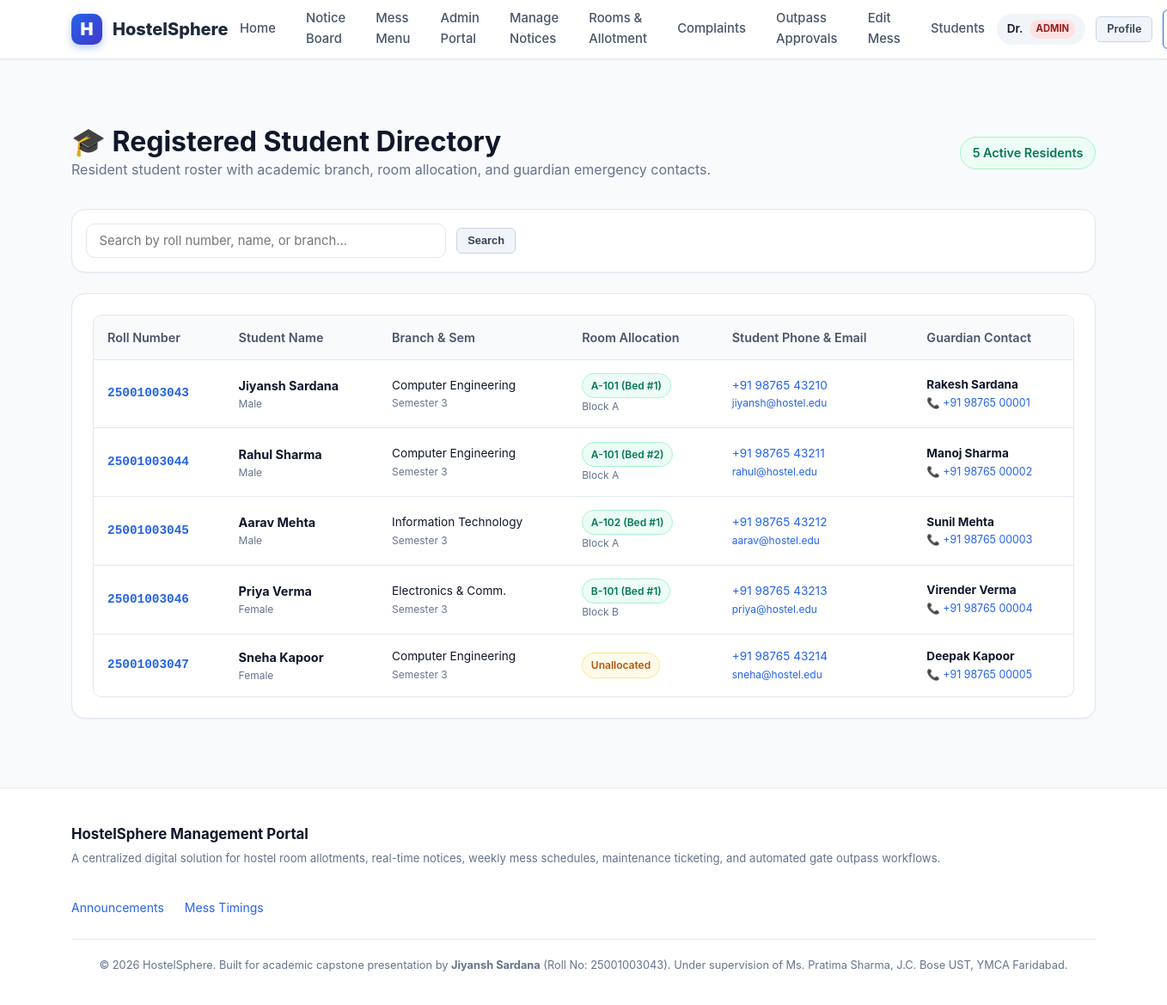
/admin/students (signed in), run on the app's committed database.
### tables this page shows
CREATE TABLE users (
    id INTEGER PRIMARY KEY AUTOINCREMENT,
    username TEXT UNIQUE NOT NULL,           -- Roll number for students or 'admin' for warden
    full_name TEXT NOT NULL,
    email TEXT UNIQUE NOT NULL,
    password_hash TEXT NOT NULL,
    role TEXT NOT NULL CHECK(role IN ('student', 'admin')),
    phone TEXT,
    guardian_name TEXT,
    guardian_phone TEXT,
    branch TEXT,                             -- e.g., 'Computer Engineering'
    semester INTEGER,                        -- e.g., 3
    gender TEXT CHECK(gender IN ('Male', 'Female', 'Other')),
    created_at TIMESTAMP DEFAULT CURRENT_TIMESTAMP
);

CREATE TABLE room_allotments (
    id INTEGER PRIMARY KEY AUTOINCREMENT,
    user_id INTEGER NOT NULL UNIQUE,         -- One active room per student
    room_id INTEGER NOT NULL,
    bed_number INTEGER NOT NULL,             -- Bed 1, Bed 2, etc.
    allotted_date DATE DEFAULT (DATE('now')),
    status TEXT DEFAULT 'Active' CHECK(status IN ('Active', 'Vacated')),
    FOREIGN KEY (user_id) REFERENCES users(id) ON DELETE CASCADE,
    FOREIGN KEY (room_id) REFERENCES rooms(id) ON DELETE CASCADE
);

CREATE TABLE rooms (
    id INTEGER PRIMARY KEY AUTOINCREMENT,
    room_number TEXT UNIQUE NOT NULL,        -- e.g., 'A-101', 'B-204'
    block TEXT NOT NULL,                     -- e.g., 'Block A', 'Block B'
    floor INTEGER NOT NULL,                  -- e.g., 1, 2, 3
    capacity INTEGER NOT NULL DEFAULT 2,     -- Max bed capacity
    room_type TEXT DEFAULT 'Non-AC' CHECK(room_type IN ('AC', 'Non-AC')),
    monthly_rent REAL DEFAULT 4500.0,
    status TEXT DEFAULT 'Available' CHECK(status IN ('Available', 'Occupied', 'Maintenance')),
    description TEXT
);

### app.py (the view)
@app.route('/admin/students')
@admin_required
def admin_students():
    search = request.args.get('search', '').strip()
    sql = """
        SELECT u.*,
               r.room_number, r.block, ra.bed_number, ra.id as allotment_id
        FROM users u
        LEFT JOIN room_allotments ra ON u.id = ra.user_id AND ra.status = 'Active'
        LEFT JOIN rooms r ON ra.room_id = r.id
        WHERE u.role = 'student'
    """
    params = []
    if search:
        sql += " AND (u.full_name LIKE ? OR u.username LIKE ? OR u.branch LIKE ?)"
        wildcard = f"%{search}%"
        params.extend([wildcard, wildcard, wildcard])
    sql += " ORDER BY u.username ASC"
    students_list = query_db(sql, params)
    return render_template('admin_students.html', students=students_list, search=search)

### app.py (called while the page is built)
@app.context_processor
def inject_globals():
    user = None
    if 'user_id' in session:
        user = query_db("SELECT * FROM users WHERE id = ?", (session['user_id'],), one=True)
    days = ['Monday', 'Tuesday', 'Wednesday', 'Thursday', 'Friday', 'Saturday', 'Sunday']
    today_name = datetime.datetime.now().strftime('%A')
    return {
        'current_user': user,
        'current_year': datetime.datetime.now().year,
        'days_of_week': days,
        'today_name': today_name
    }

def admin_required(f):
    @wraps(f)
    def decorated_function(*args, **kwargs):
        if 'user_id' not in session:
            flash("Administrator login required.", "warning")
            return redirect(url_for('login', next=request.path))
        if session.get('role') != 'admin':
            flash("Access denied: Administrative privileges required.", "danger")
            return redirect(url_for('student_dashboard'))
        return f(*args, **kwargs)
    return decorated_function

### database.py (called while the page is built)
def get_db():
    db = getattr(g, '_database', None)
    if db is None:
        db = g._database = sqlite3.connect(DATABASE)
        db.row_factory = sqlite3.Row
        db.execute("PRAGMA foreign_keys = ON")
    return db

def close_connection(exception):
    db = getattr(g, '_database', None)
    if db is not None:
        db.close()

def query_db(query, args=(), one=False):
    cur = get_db().execute(query, args)
    rv = cur.fetchall()
    cur.close()
    return (rv[0] if rv else None) if one else rv

### templates/admin_students.html (shortened to what this page needs)
{% extends 'base.html' %}
{% block content %}
<div style="display: flex; justify-content: space-between; align-items: center; margin-bottom: 2rem; flex-wrap: wrap; gap: 1rem;">
  <div>
    <h1>🎓 Registered Student Directory</h1>
    <p style="color: var(--text-muted); margin: 0;">
      Resident student roster with academic branch, room allocation, and guardian emergency contacts.
    </p>
  </div>
  <span class="badge badge-approved" style="font-size: 0.9rem; padding: 0.4rem 0.85rem;">
    {{ students|length }} Active Residents
  </span>
</div>
<div class="card" style="padding: 1rem; margin-bottom: 1.5rem;">
  <form method="GET" action="{{ url_for('admin_students') }}" style="display: flex; gap: 0.75rem; align-items: center; max-width: 500px;">
    <input type="text" name="search" class="form-control" placeholder="Search by roll number, name, or branch..." value="{{ search }}">
    <button type="submit" class="btn btn-secondary btn-sm">Search</button>
  </form>
</div>
<div class="card">
  {% if students %}
    <div class="table-responsive">
      <table class="table">
        <thead>
          <tr>
            <th>Roll Number</th>
            <th>Student Name</th>
            <th>Branch & Sem</th>
            <th>Room Allocation</th>
            <th>Student Phone & Email</th>
            <th>Guardian Contact</th>
          </tr>
        </thead>
        <tbody>
          {% for s in students %}
            <tr>
              <td style="font-family: monospace; font-weight: 700; color: var(--primary);">
                {{ s.username }}
              </td>
              <td>
                <strong>{{ s.full_name }}</strong>
                <div style="font-size: 0.75rem; color: var(--text-muted);">{{ s.gender or 'N/A' }}</div>
              </td>
              <td style="font-size: 0.85rem;">
                {{ s.branch }}
                <div style="font-size: 0.75rem; color: var(--text-muted);">Semester {{ s.semester }}</div>
              </td>
              <td>
                {% if s.room_number %}
                  <span class="badge badge-available">
                    {{ s.room_number }} (Bed #{{ s.bed_number }})
                  </span>
                  <div style="font-size: 0.75rem; color: var(--text-muted);">{{ s.block }}</div>
                {% else %}
                  <span class="badge badge-pending">Unallocated</span>
                {% endif %}
              </td>
              <td style="font-size: 0.85rem;">
                <div><a href="tel:{{ s.phone }}">{{ s.phone or 'No phone' }}</a></div>
                <div style="font-size: 0.75rem; color: var(--text-muted);"><a href="mailto:{{ s.email }}">{{ s.email }}</a></div>
              </td>
              <td style="font-size: 0.85rem;">
                <div><strong>{{ s.guardian_name or 'N/A' }}</strong></div>
                {% if s.guardian_phone %}
                  <div style="font-size: 0.775rem;"><a href="tel:{{ s.guardian_phone }}">📞 {{ s.guardian_phone }}</a></div>
                {% endif %}
              </td>
            </tr>
          {% endfor %}
        </tbody>
      </table>
    </div>
  {% else %}
    <p style="text-align: center; color: var(--text-muted); padding: 3rem 0; margin: 0;">
      No student records found.
    </p>
  {% endif %}
</div>
{% endblock %}

### templates/base.html (shortened to what this page needs)
<!DOCTYPE html>
<html lang="en">
<head>
  <link rel="stylesheet" href="{{ url_for('static', filename='css/style.css') }}">
</head>
<body>
  <header class="navbar">
    <div class="container">
      <a href="{{ url_for('index') }}" class="brand-link">
        <div class="brand-icon">H</div>
        <span>HostelSphere</span>
      </a>
      <nav>
        <ul class="nav-links">
          <li class="nav-item"><a href="{{ url_for('index') }}">Home</a></li>
          <li class="nav-item"><a href="{{ url_for('notices') }}">Notice Board</a></li>
          <li class="nav-item"><a href="{{ url_for('mess_menu') }}">Mess Menu</a></li>
          {% if current_user %}
            {% if current_user.role == 'student' %}
              <li class="nav-item"><a href="{{ url_for('student_dashboard') }}">My Dashboard</a></li>
              <li class="nav-item"><a href="{{ url_for('student_room') }}">My Room</a></li>
              <li class="nav-item"><a href="{{ url_for('student_complaints') }}">Complaints</a></li>
              <li class="nav-item"><a href="{{ url_for('student_outpass') }}">Outpass</a></li>
            {% elif current_user.role == 'admin' %}
              <li class="nav-item"><a href="{{ url_for('admin_dashboard') }}">Admin Portal</a></li>
              <li class="nav-item"><a href="{{ url_for('admin_notices') }}">Manage Notices</a></li>
              <li class="nav-item"><a href="{{ url_for('admin_rooms') }}">Rooms & Allotment</a></li>
              <li class="nav-item"><a href="{{ url_for('admin_complaints') }}">Complaints</a></li>
              <li class="nav-item"><a href="{{ url_for('admin_outpass') }}">Outpass Approvals</a></li>
              <li class="nav-item"><a href="{{ url_for('admin_mess') }}">Edit Mess</a></li>
              <li class="nav-item"><a href="{{ url_for('admin_students') }}">Students</a></li>
            {% endif %}
          {% endif %}
        </ul>
      </nav>
      <div class="nav-actions">
        {% if current_user %}
          <div class="user-badge">
            <span>{{ current_user.full_name.split(' ')[0] }}</span>
            <span class="role-tag {{ current_user.role }}">{{ current_user.role }}</span>
          </div>
          <a href="{{ url_for('profile') }}" class="btn btn-secondary btn-sm" title="My Profile">Profile</a>
          <a href="{{ url_for('logout') }}" class="btn btn-outline btn-sm">Sign Out</a>
        {% else %}
          <a href="{{ url_for('login') }}" class="btn btn-secondary btn-sm">Sign In</a>
          <a href="{{ url_for('register') }}" class="btn btn-primary btn-sm">Register</a>
        {% endif %}
      </div>
    </div>
  </header>
  <main class="main-content">
    <div class="container">
      {% block content %}{% endblock %}
    </div>
  </main>
  <footer class="footer">
    <div class="container">
      <div class="footer-content">
        <div>
          <strong style="color: var(--text-main); font-size: 1.05rem;">HostelSphere Management Portal</strong>
          <p style="margin-top: 0.25rem; font-size: 0.825rem;">
            A centralized digital solution for hostel room allotments, real-time notices, weekly mess schedules, maintenance ticketing, and automated gate outpass workflows.
          </p>
        </div>
        <ul class="footer-links">
          <li><a href="{{ url_for('notices') }}">Announcements</a></li>
          <li><a href="{{ url_for('mess_menu') }}">Mess Timings</a></li>
        </ul>
      </div>
      <div class="footer-credits">
        <p>
          &copy; {{ current_year }} HostelSphere. Built for academic capstone presentation by <strong>Jiyansh Sardana</strong> (Roll No: 25001003043).
          Under supervision of Ms. Pratima Sharma, J.C. Bose UST, YMCA Faridabad.
        </p>
      </div>
    </div>
  </footer>
</body>
</html>

### data on the page
users: full_name "Dr.", role "ADMIN"
room_allotments: username "25001003043", full_name "Jiyansh Sardana", gender "Male", branch "Computer Engineering", semester "3", room_number "A-101", bed_number "1", block "Block A", phone "+91 98765 43210", email "jiyansh@hostel.edu", guardian_name "Rakesh Sardana", guardian_phone "+91 98765 00001"
room_allotments: username "25001003044", full_name "Rahul Sharma", gender "Male", branch "Computer Engineering", semester "3", room_number "A-101", bed_number "2", block "Block A", phone "+91 98765 43211", email "rahul@hostel.edu", guardian_name "Manoj Sharma", guardian_phone "+91 98765 00002"
room_allotments: username "25001003045", full_name "Aarav Mehta", gender "Male", branch "Information Technology", semester "3", room_number "A-102", bed_number "1", block "Block A", phone "+91 98765 43212", email "aarav@hostel.edu", guardian_name "Sunil Mehta", guardian_phone "+91 98765 00003"
room_allotments: username "25001003046", full_name "Priya Verma", gender "Female", branch "Electronics & Comm.", semester "3", room_number "B-101", bed_number "1", block "Block B", phone "+91 98765 43213", email "priya@hostel.edu", guardian_name "Virender Verma", guardian_phone "+91 98765 00004"
users: username "25001003047", full_name "Sneha Kapoor", gender "Female", branch "Computer Engineering", semester "3", shows "Unallocated", phone "+91 98765 43214", email "sneha@hostel.edu", guardian_name "Deepak Kapoor", guardian_phone "+91 98765 00005"

### other printed values
{{ students|length }} "5"
